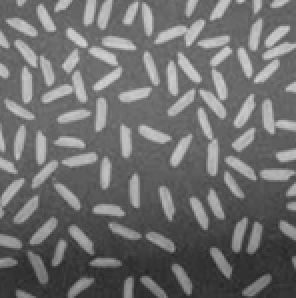
#> input picture Revision/Completed/Rice Count/rice.png, 148 x 149 px (shown 2 times larger)
$ python code.py   (older library calls are emulated)
#> lines starting #> are read from the running program, lines starting #| are printed output that depends on the picture; after the words box and inside, x2 and y2 are one past the last pixel; in counts of white or black regions, pixels touching at a corner belong together
import cv2
import numpy as np

image=cv2.imread('rice.png')
#> image is the input picture: shape (149, 148, 3); min 36, max 211, mean 110.9
image=cv2.cvtColor(image, cv2.COLOR_BGR2GRAY)
#> image: shape (149, 148)
kernel=np.array([[1, 1, 1], [1, 1, 1], [1, 1, 1]])
image=cv2.erode(image, kernel, iterations=1)
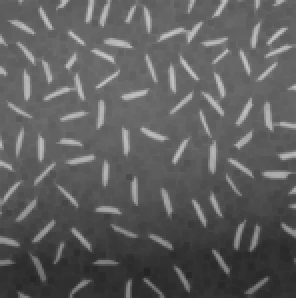
#> image: shape (149, 148) (shown 2 times larger); min 36, max 196, mean 93.7
result, threshold=cv2.threshold(image, 0, 255, cv2.THRESH_BINARY+cv2.THRESH_OTSU)
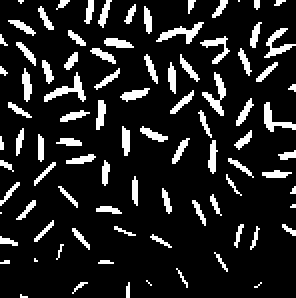
#> threshold: shape (149, 148) (shown 2 times larger); 13.3% white in thin lines or dots
#> result = 118
cv2.imwrite('binary.png', threshold)
(number, label, values, centroid)=cv2.connectedComponentsWithStats(threshold, 4, cv2.CV_32S)
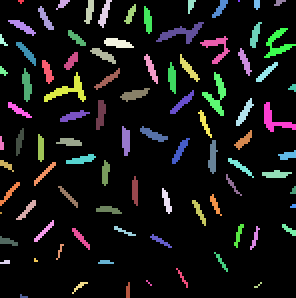
#> label: shape (149, 148) int32 (shown 2 times larger); 91 distinct labels, from 0 to 90; one colour per label, 0 black
#> number = 91; values = 91 rows, first 6: [0, 0, 148, 149, 19118], [9, 0, 3, 2, 4], [28, 0, 7, 5, 17], [42, 0, 5, 12, 37], [49, 0, 7, 14, 43], [94, 0, 4, 7, 17]; centroid = 91 pairs, first value 0 to 146.4, second value 0 to 147.8

count=0
for i in range(1, number):
    area=values[i, cv2.CC_STAT_AREA]
    if area>=20:
        component=(label==i).astype("uint8")*255
        count+=1
        cv2.imwrite('binary'+str(i)+'.png', component)
#> this loop made 90 passes
#> area on passes 3, 4, 6, 10, 11, 12, 13, 14, 15, 16, 17, 19: 37, 43, 32, 38, 28, 41, 43, 94, 40, 32, 83, 52
#> pass 3, `component=(label==i).astype("uint8")*255`:
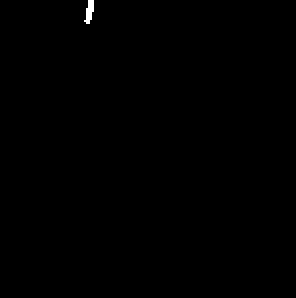
#> component: shape (149, 148) (shown 2 times larger); 0.17% white; 1 white region, box (x1, y1, x2, y2) and area: (42, 0, 47, 12) 37
#> after the loop, count = 62

print('Number of rice grains: ', count)
#| Number of rice grains:  62
